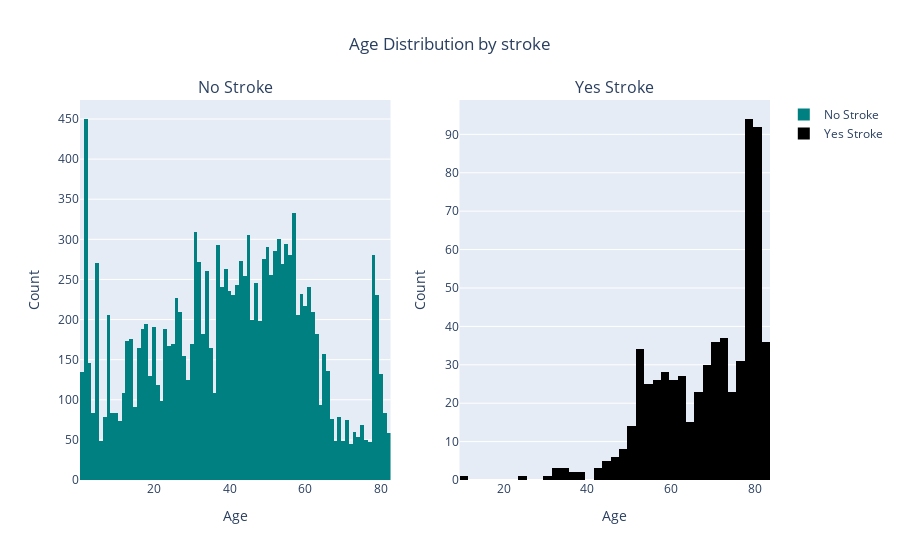

Source (notebook cell):
### Code cell
fig = custom_histogram('age', ['Age Distribution by stroke', 'Age'])
fig.show()

### Figure 1 — Plotly figure (JSON) as saved in the notebook; plotly's stock layout.template omitted (floating-point values rounded to 4 significant figures; data arrays with more than 128 entries replaced by an {"elided": "..."} marker saying what was removed)
{"data": [{"marker": {"color": "#008080"}, "name": "No Stroke", "type": "histogram", "x": {"elided": "14671 int values"}, "xaxis": "x", "yaxis": "y"}, {"marker": {"color": "black"}, "name": "Yes Stroke", "type": "histogram", "x": {"elided": "632 int values"}, "xaxis": "x2", "yaxis": "y2"}], "layout": {"annotations": [{"font": {"size": 16}, "showarrow": false, "text": "No Stroke", "x": 0.225, "xanchor": "center", "xref": "paper", "y": 1, "yanchor": "bottom", "yref": "paper"}, {"font": {"size": 16}, "showarrow": false, "text": "Yes Stroke", "x": 0.775, "xanchor": "center", "xref": "paper", "y": 1, "yanchor": "bottom", "yref": "paper"}], "autosize": true, "showlegend": true, "title": {"text": "Age Distribution by stroke", "x": 0.5}, "xaxis": {"anchor": "y", "autorange": true, "domain": [0, 0.45], "range": [0.5, 82.5], "title": {"text": "Age"}, "type": "linear"}, "xaxis2": {"anchor": "y2", "autorange": true, "domain": [0.55, 1], "range": [9.5, 83.5], "title": {"text": "Age"}, "type": "linear"}, "yaxis": {"anchor": "x", "autorange": true, "domain": [0, 1], "range": [0, 473.7], "title": {"text": "Count"}}, "yaxis2": {"anchor": "x2", "autorange": true, "domain": [0, 1], "range": [0, 98.95], "title": {"text": "Count"}}}}
